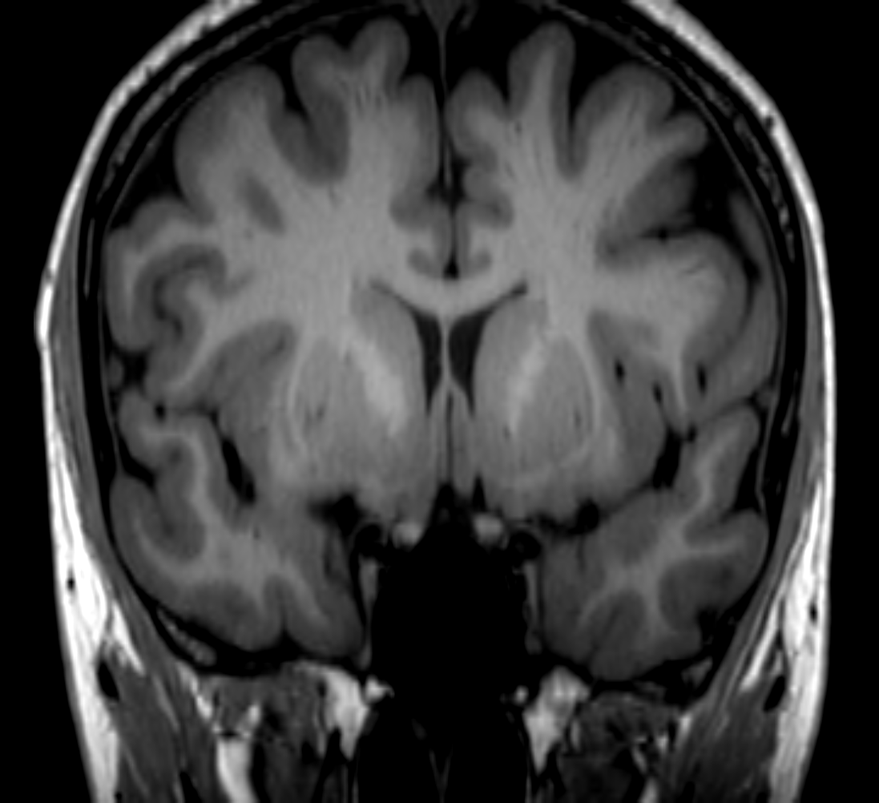
#> input picture UNED/computer-vision/pec1/data/brain1.png, 879 x 803 px, shrunk from 1097 x 1002 before the run
$ python pec1_Ej5_3a.py
#> lines starting #> are read from the running program, lines starting #| are printed output that depends on the picture
import cv2 as cv
import numpy as np
import matplotlib.pyplot as plt

plt.rcParams["figure.figsize"] = (10, 8)

img = cv.imread("data/brain1.png", cv.IMREAD_GRAYSCALE)
#> img is the input picture: shape (803, 879); min 0, max 255, mean 61

print("Tamaño de la imagen:", img.shape)
#| Tamaño de la imagen: (803, 879)

plt.figure()
plt.imshow(img, cmap="gray")
plt.title("Imagen original - brain1.png")
plt.axis("off")
plt.show()

Z = img.reshape((-1, 1))
Z = np.float32(Z)

criteria = (cv.TERM_CRITERIA_EPS + cv.TERM_CRITERIA_MAX_ITER, 20, 1.0)

K_list = [3, 4, 5]
segmented_images = []

for K in K_list:
    print(f"\n=== Ejecutando k-means con K = {K} ===")

    compactness, labels, centers = cv.kmeans(
        Z, K, None, criteria, 5, cv.KMEANS_PP_CENTERS)

    centers = np.uint8(centers)
    sorted_idx = np.argsort(centers.flatten())
    centers_sorted = centers[sorted_idx]

    labels_sorted = np.zeros_like(labels)
    for new_label, old_label in enumerate(sorted_idx):
        labels_sorted[labels == old_label] = new_label

    segm = centers_sorted[labels_sorted.flatten()]
    segm = segm.reshape(img.shape)
    segmented_images.append((K, segm))

    fig, axes = plt.subplots(1, 2)
    fig.suptitle(f"Segmentación k-means con K = {K}")

    axes[0].imshow(img, cmap="gray")
    axes[0].set_title("Original")
    axes[0].axis("off")

    axes[1].imshow(segm, cmap="nipy_spectral")
    axes[1].set_title(f"Segmentación (K={K})")
    axes[1].axis("off")

    plt.tight_layout()
    plt.show()
#> this loop made 3 passes
#> (compactness, centers, sorted_idx, centers_sorted) on passes 1 to 3: (318973785.4, [73, 6, 144], [1, 0, 2], [6, 73, 144]), (158712482, [210, 5, 122, 66], [1, 3, 2, 0], [5, 66, 122, 210]), (98057042.3, [91, 3, 134, 216, 54], [1, 4, 0, 2, 3], [3, 54, 91, 134, 216])
#> pass 1, `segm = segm.reshape(img.shape)`:
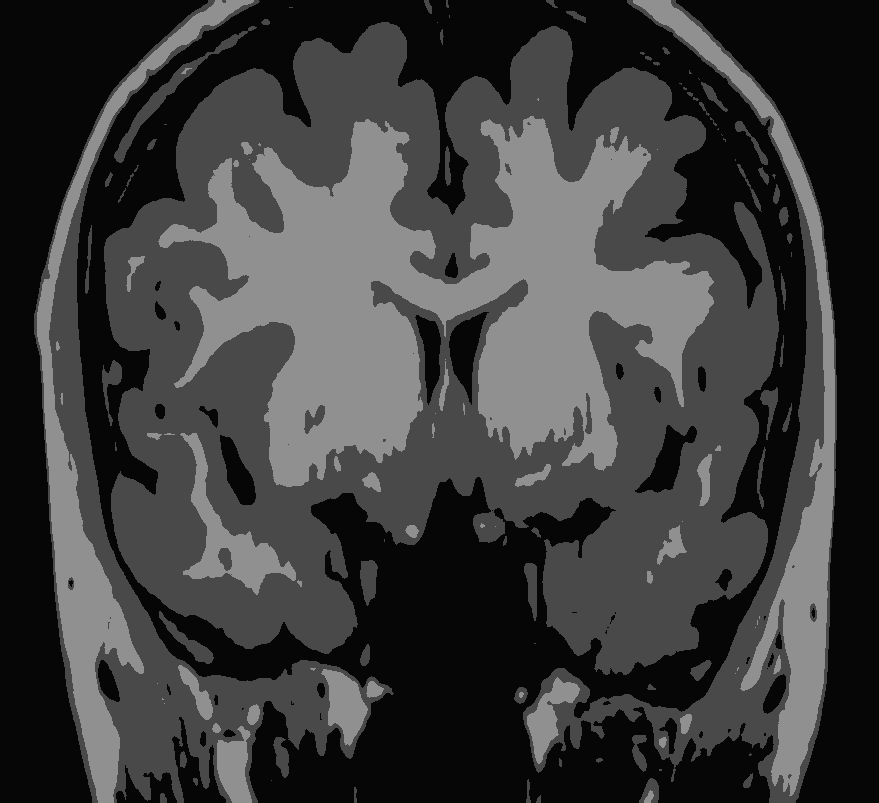
#> segm: shape (803, 879); min 6, max 144, mean 60.4
#> pass 1, `plt.show()`:
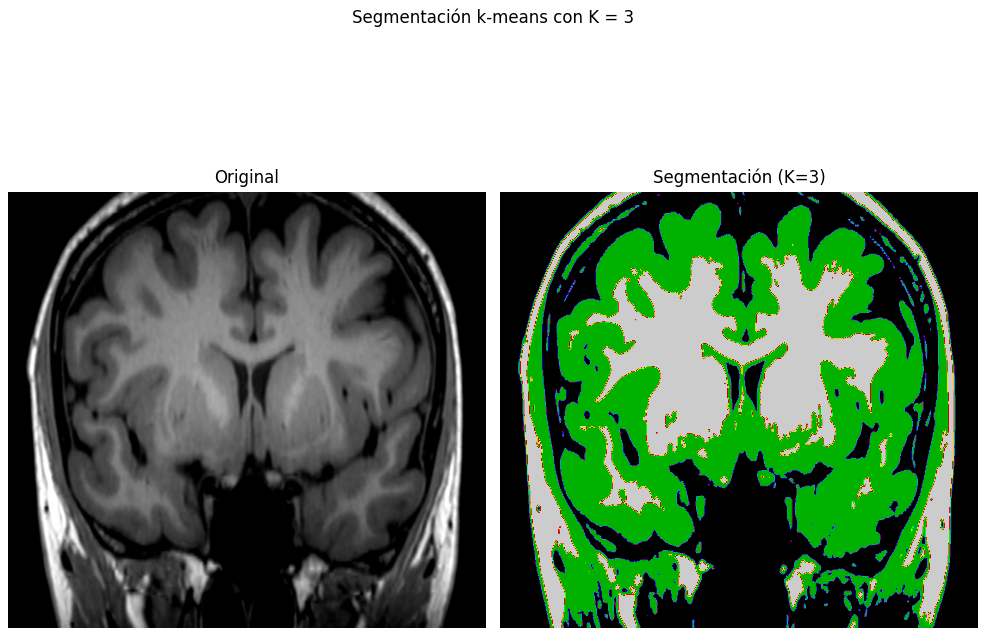
#> figure drawn by matplotlib, 2 panels
#> pass 2, `segm = segm.reshape(img.shape)`:
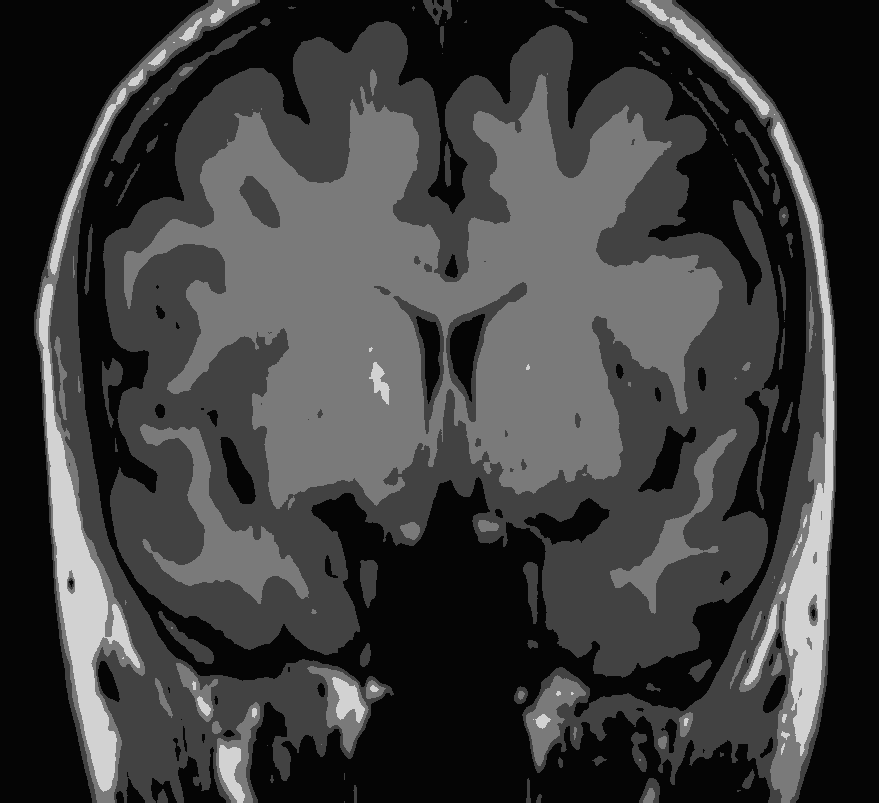
#> segm: shape (803, 879); min 5, max 210, mean 60.5
#> pass 2, `plt.show()`:
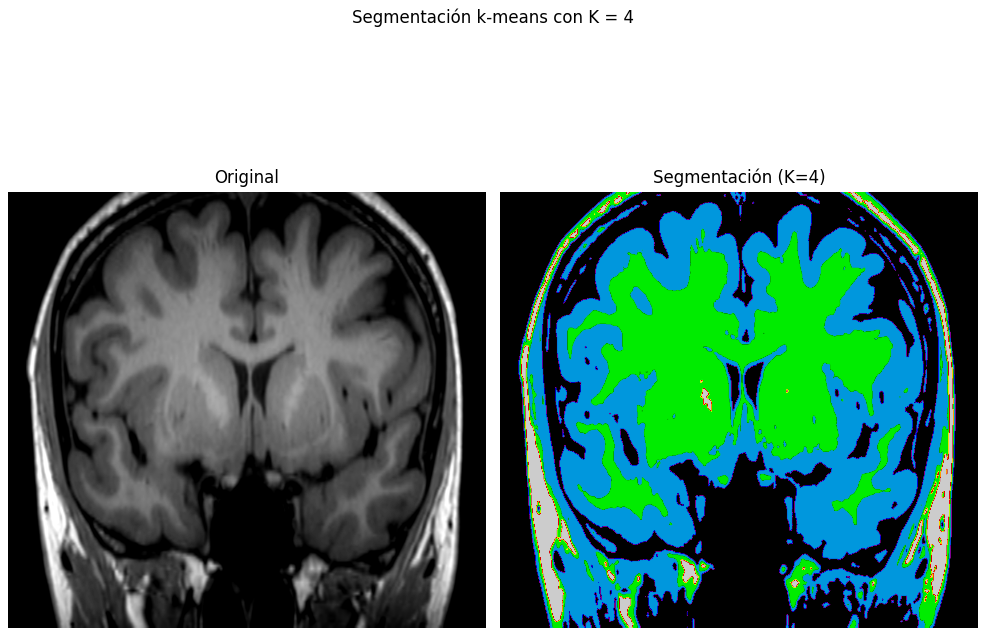
#> figure drawn by matplotlib, 2 panels
#> pass 3, `segm = segm.reshape(img.shape)`:
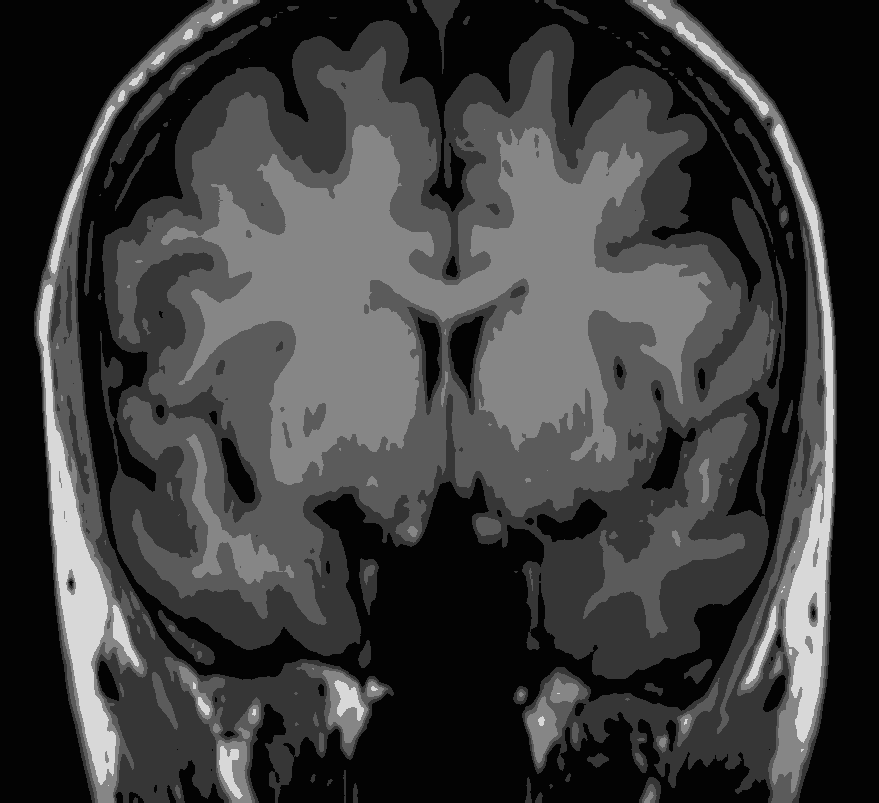
#> segm: shape (803, 879); min 3, max 216, mean 60.4
#> after the loop, segmented_images = 3 items

fig, axes = plt.subplots(1, len(segmented_images),
                         figsize=(5 * len(segmented_images), 5))
fig.suptitle("Comparación de k-means para distintos K")

for ax, (K, segm) in zip(axes, segmented_images):
    ax.imshow(segm, cmap="nipy_spectral")
    ax.set_title(f"K = {K}")
    ax.axis("off")
#> this loop made 3 passes

plt.tight_layout()
plt.show()

$ run again, with UNED/computer-vision/pec1/data/jardin1.png copied over UNED/computer-vision/pec1/data/brain1.png
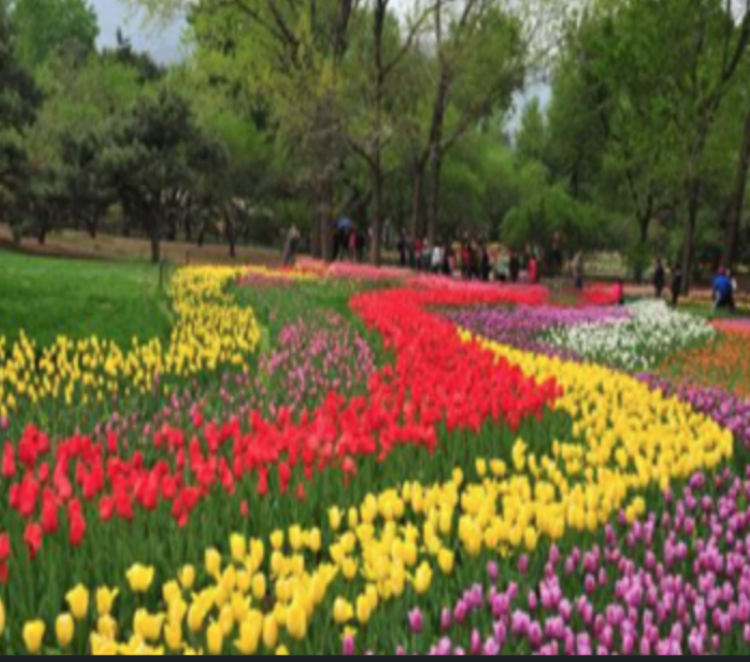
#> input picture UNED/computer-vision/pec1/data/jardin1.png, 750 x 662 px
#| Tamaño de la imagen: (662, 750)
#> the loop `for K in K_list:` made 3 passes
#> (compactness, centers, sorted_idx, centers_sorted) on passes 1 to 3: (127713754, [100, 178, 59], [2, 0, 1], [59, 100, 178]), (77326128.5, [185, 86, 51, 123], [2, 1, 3, 0], [51, 86, 123, 185]), (49029930.8, [78, 147, 105, 48, 192], [3, 0, 2, 1, 4], [48, 78, 105, 147, 192])
#> pass 1, `plt.show()`:
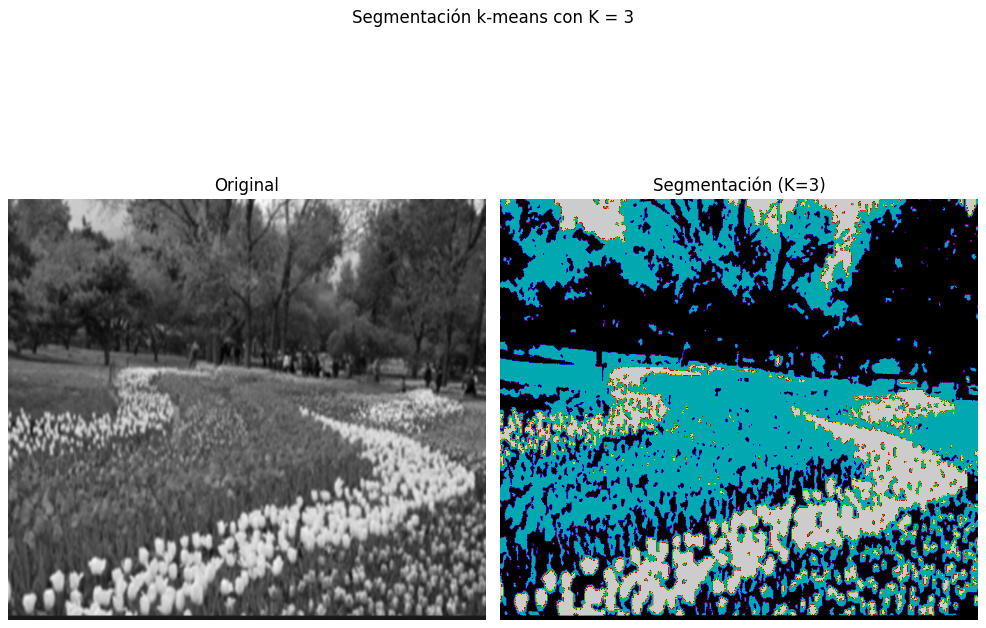
#> figure drawn by matplotlib, 2 panels
#> pass 2, `segm = segm.reshape(img.shape)`:
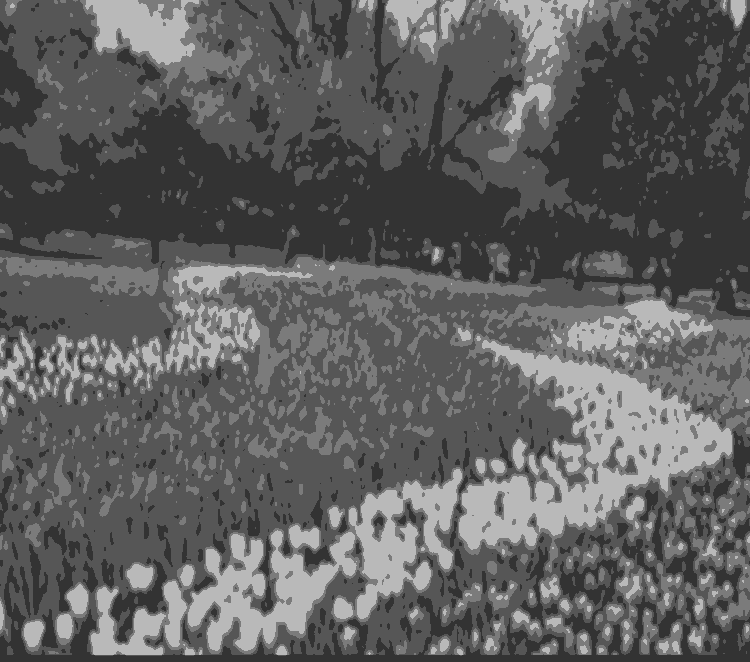
#> segm: shape (662, 750); min 51, max 185, mean 95.6
#> after the loop `for K in K_list:`: segmented_images = 3 items
#> the loop `for ax, (K, segm) in zip(axes, segmented_images):` made 3 passes

$ run again, with UNED/computer-vision/pec1/data/tableroAjedrez.png copied over UNED/computer-vision/pec1/data/brain1.png
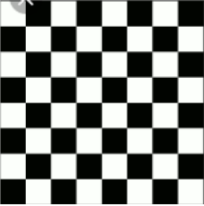
#> input picture UNED/computer-vision/pec1/data/tableroAjedrez.png, 204 x 206 px
#| Tamaño de la imagen: (206, 204)
#> the loop `for K in K_list:` made 3 passes
#> (compactness, centers, sorted_idx, centers_sorted) on passes 1 to 3: (11760433.9, [250, 8, 157], [1, 2, 0], [8, 157, 250]), (4377732.6, [251, 2, 178, 73], [1, 3, 2, 0], [2, 73, 178, 251]), (1928517.8, [251, 2, 131, 64, 192], [1, 3, 2, 4, 0], [2, 64, 131, 192, 251])
#> pass 1, `plt.show()`:
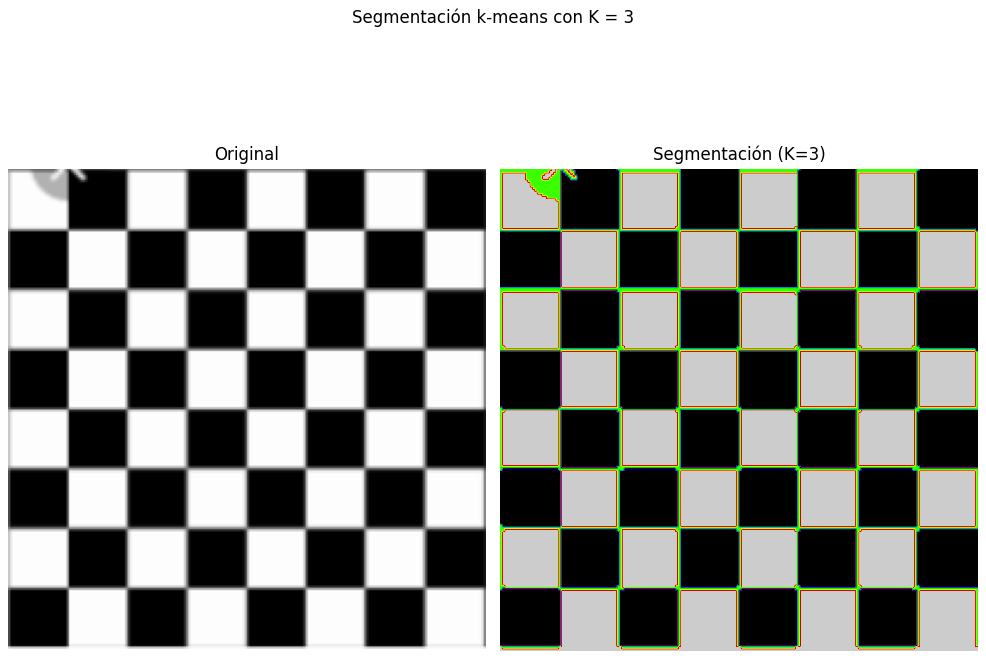
#> figure drawn by matplotlib, 2 panels
#> pass 3, `segm = segm.reshape(img.shape)`:
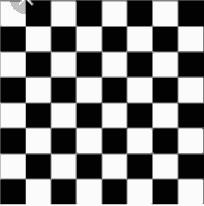
#> segm: shape (206, 204); min 2, max 251, mean 126.8
#> after the loop `for K in K_list:`: segmented_images = 3 items
#> the loop `for ax, (K, segm) in zip(axes, segmented_images):` made 3 passes
